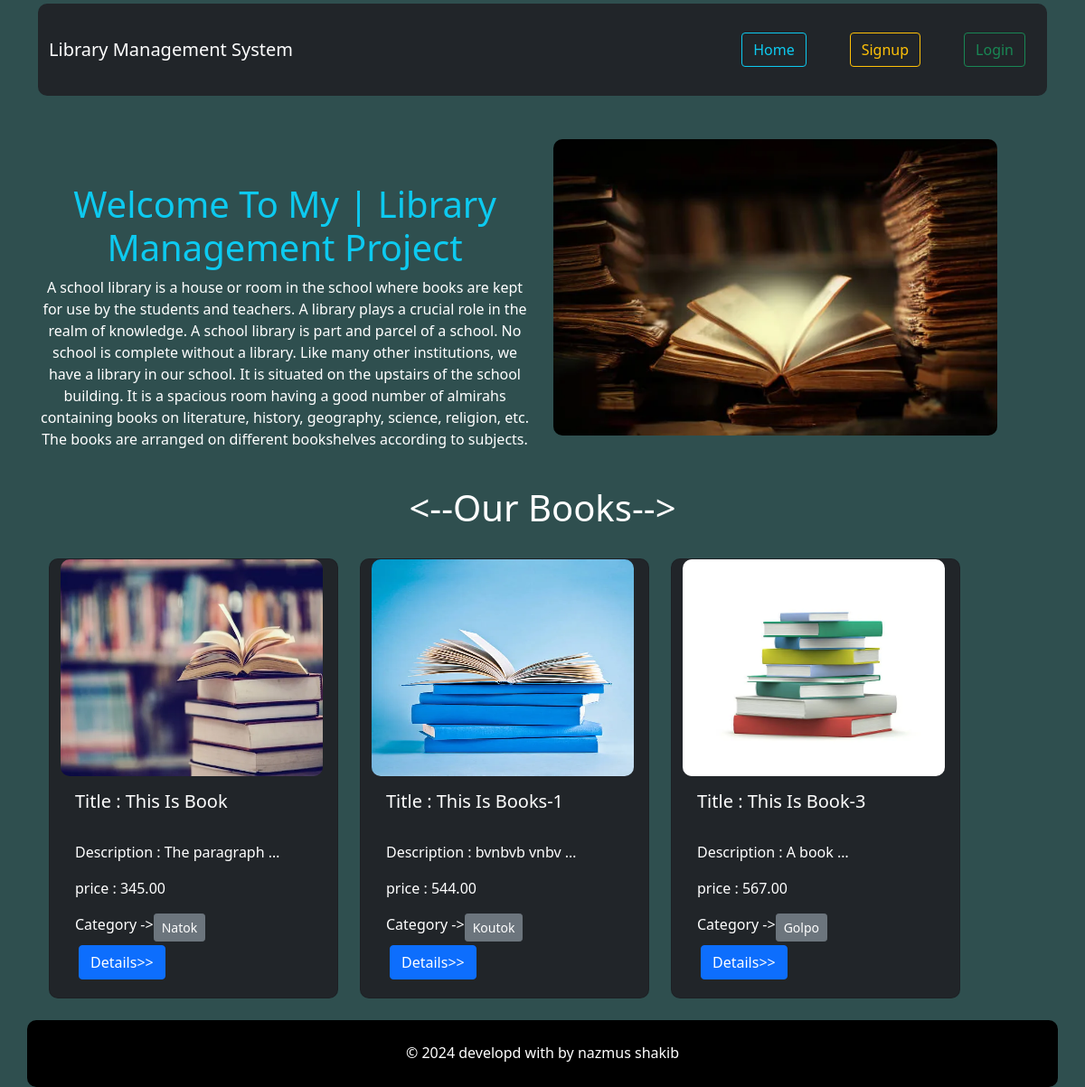
The page / on the database its author committed.
### Books/models.py (models this page shows, shortened)
class BookModel(models.Model):
    title=models.CharField(max_length=100)
    description=models.CharField(max_length=1000000)
    image=models.ImageField(upload_to='image/uploads')
    price=models.DecimalField(max_digits=12,decimal_places=2)
    category=models.ManyToManyField(Category,null=True,blank=True)

class Category(models.Model):
    name=models.CharField(max_length=100)
    slug=models.SlugField(max_length=200,null=True,blank=True,unique=True)
    def __str__(self):
        return self.name

### library_management/views.py (the view)
# urls.py: 2. Add a URL to urlpatterns:  path('', views.home, name='home')
class home(TemplateView):
    template_name='base.html'
    def get_context_data(self,*args,**kwargs):
        context=super().get_context_data(*args,**kwargs)
        categorys=Category.objects.all()
        books=BookModel.objects.all()
        slug=self.kwargs.get('cat_slug',None)
        if slug is not None:
            cat=Category.objects.get(slug=slug)
            books=BookModel.objects.filter(category=cat)
        context['books']=books
        context['categorys']=categorys
        return context

### templates/base.html (shortened to what this page needs)
{% load static %}
<!DOCTYPE html>
<html lang="en">
<head>
    <link href="https://cdn.jsdelivr.net/npm/bootstrap@5.0.2/dist/css/bootstrap.min.css" rel="stylesheet"
>
</head>
<body style="background-color: darkslategray;">
    {% include "navbar.html" %}
    {% block content %}
    {% include "index.html" %}
    {% endblock content %}
    {% include "footer.html" %}
</body>
</html>

### templates/index.html (shortened to what this page needs)
{% load static %}
{% if not self.request.user.is_authenticated %}
{% include "home.html" %}
{% endif %}
{% if books %}
<br>
<h1 class="text-center text-white"><--Our Books--></h1>
<br>
<div class='row d-flex justify-content-evenly flex-wrap container'>
  <div class='row justify-content-center gap-4'>
    {% for book in books %}
    <div class="card bg-dark text-white" style="width: 20rem; border-radius: 10px;">
      <img src="{{book.image.url}}" class="card-img-top" style='width: 290px; height:240px; border-radius:10px;'
        alt="book image">
      <div class="card-body">
        <h5 class="card-title">Title : {{book.title}}</h5>
        <br>
        <p class="card-text">Description : {{book.description | truncatewords:2}}</p>
        <p>price : {{book.price}}</p>
        <div class='d-flex flex-wrap'>
          {% for ca in book.category.all %}
          Category -> <a class="btn btn-secondary btn-sm" disabled>{{ca}}</a>
          {% endfor %}
        </div>
        <div class='d-flex flex-wrap'>
          <a href="{% url 'book_details' book.id%}" class="btn btn-primary m-1 btn-md">Details>></a>
        </div>
      </div>
    </div>
    {% endfor %}
  </div>
</div>
{% endif %}

### rows shown on the page
BookModel: image (picture), title "This Is Book", description "The paragraph …", price "345.00"
Category: name "Natok"
BookModel: image (picture), title "This Is Books-1", description "bvnbvb vnbv …", price "544.00"
Category: name "Koutok"
BookModel: image (picture), title "This Is Book-3", description "A book …", price "567.00"
Category: name "Golpo"
